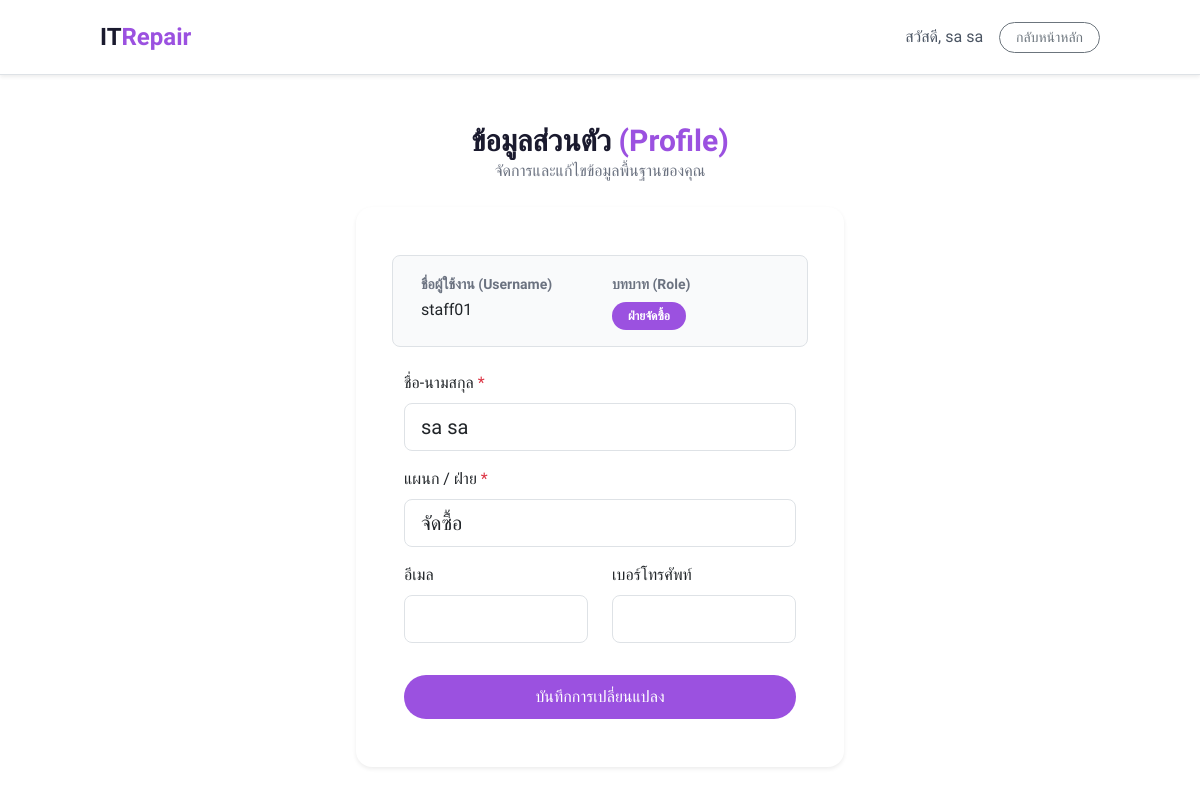
The page /profile.php (signed in) on the database its author committed.
### tables this page shows
CREATE TABLE `user` (
  `user_id` int(11) NOT NULL,
  `username` varchar(50) NOT NULL,
  `password` varchar(255) NOT NULL,
  `full_name` varchar(100) NOT NULL,
  `email` varchar(100) DEFAULT NULL,
  `phone_number` varchar(20) DEFAULT NULL,
  `department` varchar(100) DEFAULT NULL,
  `role` varchar(50) NOT NULL COMMENT 'ช่างเทคนิค, ฝ่ายจัดซื้อ, ผู้ใช้ทั่วไป'
);

### profile.php (the view, shortened to what this page needs)
<?php
require_once 'config.php';
$user_id = $_SESSION['user_id'];
$query = "SELECT * FROM User WHERE user_id = '$user_id'";
$result = mysqli_query($conn, $query);
$user_data = mysqli_fetch_assoc($result);
echo getSystemHeader("ข้อมูลส่วนตัว - ระบบแจ้งซ่อมอุปกรณ์ IT");
?>
<nav class="navbar navbar-expand-lg py-3 sticky-top bg-white border-bottom shadow-sm">
    <div class="container">
        <a class="navbar-brand font-bold text-2xl text-wix-dark" href="index.php">IT<span class="text-wix-purple">Repair</span></a>
        <div class="d-flex align-items-center">
            <span class="me-3 text-gray-600 d-none d-md-block">สวัสดี, <?php echo htmlspecialchars($_SESSION['full_name']); ?></span>
            <a href="index.php" class="btn btn-outline-secondary btn-sm rounded-pill px-3">กลับหน้าหลัก</a>
        </div>
    </div>
</nav>
<div class="container py-5">
    <div class="row justify-content-center">
        <div class="col-md-8 col-lg-6">
            <div class="mb-4 text-center">
                <h2 class="font-extrabold text-3xl text-wix-dark">ข้อมูลส่วนตัว <span class="text-wix-purple">(Profile)</span></h2>
                <p class="text-gray-500">จัดการและแก้ไขข้อมูลพื้นฐานของคุณ</p>
            </div>
            <div class="card shadow-sm border-0 rounded-4 overflow-hidden">
                <div class="card-body p-4 p-md-5">
                    <form action="profile.php" method="POST">
                        <div class="row mb-4 bg-gray-50 p-3 rounded-3 border border-gray-100">
                            <div class="col-md-6 mb-3 mb-md-0">
                                <label class="form-label text-sm text-gray-500 font-semibold mb-1">ชื่อผู้ใช้งาน (Username)</label>
                                <input type="text" class="form-control bg-transparent border-0 p-0 font-medium" value="<?php echo htmlspecialchars($user_data['username']); ?>" readonly>
                            </div>
                            <div class="col-md-6">
                                <label class="form-label text-sm text-gray-500 font-semibold mb-1">บทบาท (Role)</label>
                                <div class="mt-1">
                                    <span class="badge bg-wix-purple px-3 py-2 rounded-pill"><?php echo htmlspecialchars($user_data['role']); ?></span>
                                </div>
                            </div>
                        </div>
                        <div class="mb-3">
                            <label for="full_name" class="form-label font-medium">ชื่อ-นามสกุล <span class="text-danger">*</span></label>
                            <input type="text" class="form-control form-control-lg focus:border-wix-purple focus:ring-wix-purple" id="full_name" name="full_name" value="<?php echo htmlspecialchars($user_data['full_name']); ?>" required>
                        </div>
                        <div class="mb-3">
                            <label for="department" class="form-label font-medium">แผนก / ฝ่าย <span class="text-danger">*</span></label>
                            <input type="text" class="form-control form-control-lg focus:border-wix-purple focus:ring-wix-purple" id="department" name="department" value="<?php echo htmlspecialchars($user_data['department']); ?>" required>
                        </div>
                        <div class="row mb-4">
                            <div class="col-md-6 mb-3 mb-md-0">
                                <label for="email" class="form-label font-medium">อีเมล</label>
                                <input type="email" class="form-control form-control-lg focus:border-wix-purple focus:ring-wix-purple" id="email" name="email" value="<?php echo htmlspecialchars($user_data['email']); ?>">
                            </div>
                            <div class="col-md-6">
                                <label for="phone_number" class="form-label font-medium">เบอร์โทรศัพท์</label>
                                <input type="text" class="form-control form-control-lg focus:border-wix-purple focus:ring-wix-purple" id="phone_number" name="phone_number" value="<?php echo htmlspecialchars($user_data['phone_number']); ?>">
                            </div>
                        </div>
                        <div class="d-grid pt-2">
                            <button type="submit" class="btn-purple btn-lg w-100">
                                บันทึกการเปลี่ยนแปลง
                            </button>
                        </div>
                    </form>
                </div>
            </div>
        </div>
    </div>
</div>
<?php echo getSystemFooter(); ?>

### config.php (style rules this page uses)
body { font-family: "Prompt", sans-serif; background-color: #ffffff; color: #1a1a2e; }
.btn-purple { background-color: #9b51e0; color: white; border-radius: 50px; padding: 10px 28px; font-weight: 500; border: none; transition: all 0.3s; }

### rows shown on the page
user: username "staff01", role "ฝ่ายจัดซื้อ", full_name "sa sa", department "จัดซื้อ"

### other values the page prints
$_SESSION['full_name'] "sa sa"
